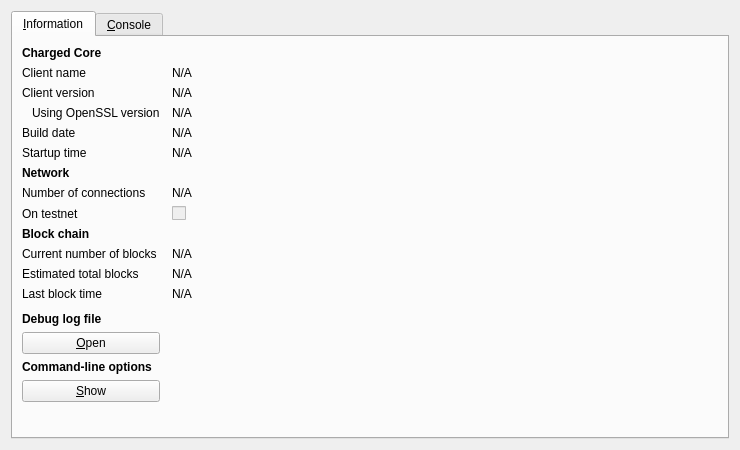
<?xml version="1.0" encoding="UTF-8"?>
<ui version="4.0">
 <class>RPCConsole</class>
 <widget class="QDialog" name="RPCConsole">
  <property name="geometry">
   <rect>
    <x>0</x>
    <y>0</y>
    <width>740</width>
    <height>450</height>
   </rect>
  </property>
  <property name="windowTitle">
   <string>Charged - Debug window</string>
  </property>
  <layout class="QVBoxLayout" name="verticalLayout_2">
   <item>
    <widget class="QTabWidget" name="tabWidget">
     <property name="currentIndex">
      <number>0</number>
     </property>
     <widget class="QWidget" name="tab_info">
      <attribute name="title">
       <string>&amp;Information</string>
      </attribute>
      <layout class="QGridLayout" name="gridLayout" columnstretch="0,1">
       <property name="horizontalSpacing">
        <number>12</number>
       </property>
       <item row="0" column="0">
        <widget class="QLabel" name="label_9">
         <property name="font">
          <font>
           <weight>75</weight>
           <bold>true</bold>
          </font>
         </property>
         <property name="text">
          <string>Charged Core</string>
         </property>
        </widget>
       </item>
       <item row="1" column="0">
        <widget class="QLabel" name="label_5">
         <property name="text">
          <string>Client name</string>
         </property>
        </widget>
       </item>
       <item row="1" column="1">
        <widget class="QLabel" name="clientName">
         <property name="cursor">
          <cursorShape>IBeamCursor</cursorShape>
         </property>
         <property name="text">
          <string>N/A</string>
         </property>
         <property name="textFormat">
          <enum>Qt::PlainText</enum>
         </property>
         <property name="textInteractionFlags">
          <set>Qt::LinksAccessibleByMouse|Qt::TextSelectableByKeyboard|Qt::TextSelectableByMouse</set>
         </property>
        </widget>
       </item>
       <item row="2" column="0">
        <widget class="QLabel" name="label_6">
         <property name="text">
          <string>Client version</string>
         </property>
        </widget>
       </item>
       <item row="2" column="1">
        <widget class="QLabel" name="clientVersion">
         <property name="cursor">
          <cursorShape>IBeamCursor</cursorShape>
         </property>
         <property name="text">
          <string>N/A</string>
         </property>
         <property name="textFormat">
          <enum>Qt::PlainText</enum>
         </property>
         <property name="textInteractionFlags">
          <set>Qt::LinksAccessibleByMouse|Qt::TextSelectableByKeyboard|Qt::TextSelectableByMouse</set>
         </property>
        </widget>
       </item>
       <item row="3" column="0">
        <widget class="QLabel" name="label_14">
         <property name="text">
          <string>Using OpenSSL version</string>
         </property>
         <property name="indent">
          <number>10</number>
         </property>
        </widget>
       </item>
       <item row="3" column="1">
        <widget class="QLabel" name="openSSLVersion">
         <property name="cursor">
          <cursorShape>IBeamCursor</cursorShape>
         </property>
         <property name="text">
          <string>N/A</string>
         </property>
         <property name="textFormat">
          <enum>Qt::PlainText</enum>
         </property>
         <property name="textInteractionFlags">
          <set>Qt::LinksAccessibleByMouse|Qt::TextSelectableByKeyboard|Qt::TextSelectableByMouse</set>
         </property>
        </widget>
       </item>
       <item row="4" column="0">
        <widget class="QLabel" name="label_12">
         <property name="text">
          <string>Build date</string>
         </property>
        </widget>
       </item>
       <item row="4" column="1">
        <widget class="QLabel" name="buildDate">
         <property name="cursor">
          <cursorShape>IBeamCursor</cursorShape>
         </property>
         <property name="text">
          <string>N/A</string>
         </property>
         <property name="textFormat">
          <enum>Qt::PlainText</enum>
         </property>
         <property name="textInteractionFlags">
          <set>Qt::LinksAccessibleByMouse|Qt::TextSelectableByKeyboard|Qt::TextSelectableByMouse</set>
         </property>
        </widget>
       </item>
       <item row="5" column="0">
        <widget class="QLabel" name="label_13">
         <property name="text">
          <string>Startup time</string>
         </property>
        </widget>
       </item>
       <item row="5" column="1">
        <widget class="QLabel" name="startupTime">
         <property name="cursor">
          <cursorShape>IBeamCursor</cursorShape>
         </property>
         <property name="text">
          <string>N/A</string>
         </property>
         <property name="textFormat">
          <enum>Qt::PlainText</enum>
         </property>
         <property name="textInteractionFlags">
          <set>Qt::LinksAccessibleByMouse|Qt::TextSelectableByKeyboard|Qt::TextSelectableByMouse</set>
         </property>
        </widget>
       </item>
       <item row="6" column="0">
        <widget class="QLabel" name="label_11">
         <property name="font">
          <font>
           <weight>75</weight>
           <bold>true</bold>
          </font>
         </property>
         <property name="text">
          <string>Network</string>
         </property>
        </widget>
       </item>
       <item row="7" column="0">
        <widget class="QLabel" name="label_7">
         <property name="text">
          <string>Number of connections</string>
         </property>
        </widget>
       </item>
       <item row="7" column="1">
        <widget class="QLabel" name="numberOfConnections">
         <property name="cursor">
          <cursorShape>IBeamCursor</cursorShape>
         </property>
         <property name="text">
          <string>N/A</string>
         </property>
         <property name="textFormat">
          <enum>Qt::PlainText</enum>
         </property>
         <property name="textInteractionFlags">
          <set>Qt::LinksAccessibleByMouse|Qt::TextSelectableByKeyboard|Qt::TextSelectableByMouse</set>
         </property>
        </widget>
       </item>
       <item row="8" column="0">
        <widget class="QLabel" name="label_8">
         <property name="text">
          <string>On testnet</string>
         </property>
        </widget>
       </item>
       <item row="8" column="1">
        <widget class="QCheckBox" name="isTestNet">
         <property name="enabled">
          <bool>false</bool>
         </property>
         <property name="text">
          <string/>
         </property>
        </widget>
       </item>
       <item row="9" column="0">
        <widget class="QLabel" name="label_10">
         <property name="font">
          <font>
           <weight>75</weight>
           <bold>true</bold>
          </font>
         </property>
         <property name="text">
          <string>Block chain</string>
         </property>
        </widget>
       </item>
       <item row="10" column="0">
        <widget class="QLabel" name="label_3">
         <property name="text">
          <string>Current number of blocks</string>
         </property>
        </widget>
       </item>
       <item row="10" column="1">
        <widget class="QLabel" name="numberOfBlocks">
         <property name="cursor">
          <cursorShape>IBeamCursor</cursorShape>
         </property>
         <property name="text">
          <string>N/A</string>
         </property>
         <property name="textFormat">
          <enum>Qt::PlainText</enum>
         </property>
         <property name="textInteractionFlags">
          <set>Qt::LinksAccessibleByMouse|Qt::TextSelectableByKeyboard|Qt::TextSelectableByMouse</set>
         </property>
        </widget>
       </item>
       <item row="11" column="0">
        <widget class="QLabel" name="label_4">
         <property name="text">
          <string>Estimated total blocks</string>
         </property>
        </widget>
       </item>
       <item row="11" column="1">
        <widget class="QLabel" name="totalBlocks">
         <property name="cursor">
          <cursorShape>IBeamCursor</cursorShape>
         </property>
         <property name="text">
          <string>N/A</string>
         </property>
         <property name="textFormat">
          <enum>Qt::PlainText</enum>
         </property>
         <property name="textInteractionFlags">
          <set>Qt::LinksAccessibleByMouse|Qt::TextSelectableByKeyboard|Qt::TextSelectableByMouse</set>
         </property>
        </widget>
       </item>
       <item row="12" column="0">
        <widget class="QLabel" name="label_2">
         <property name="text">
          <string>Last block time</string>
         </property>
        </widget>
       </item>
       <item row="12" column="1">
        <widget class="QLabel" name="lastBlockTime">
         <property name="cursor">
          <cursorShape>IBeamCursor</cursorShape>
         </property>
         <property name="text">
          <string>N/A</string>
         </property>
         <property name="textFormat">
          <enum>Qt::PlainText</enum>
         </property>
         <property name="textInteractionFlags">
          <set>Qt::LinksAccessibleByMouse|Qt::TextSelectableByKeyboard|Qt::TextSelectableByMouse</set>
         </property>
        </widget>
       </item>
       <item row="13" column="0">
        <spacer name="verticalSpacer_2">
         <property name="orientation">
          <enum>Qt::Vertical</enum>
         </property>
         <property name="sizeHint" stdset="0">
          <size>
           <width>20</width>
           <height>20</height>
          </size>
         </property>
        </spacer>
       </item>
       <item row="14" column="0">
        <widget class="QLabel" name="labelDebugLogfile">
         <property name="font">
          <font>
           <weight>75</weight>
           <bold>true</bold>
          </font>
         </property>
         <property name="text">
          <string>Debug log file</string>
         </property>
        </widget>
       </item>
       <item row="15" column="0">
        <widget class="QPushButton" name="openDebugLogfileButton">
         <property name="toolTip">
          <string>Open the Charged debug log file from the current data directory. This can take a few seconds for large log files.</string>
         </property>
         <property name="text">
          <string>&amp;Open</string>
         </property>
         <property name="autoDefault">
          <bool>false</bool>
         </property>
        </widget>
       </item>
       <item row="16" column="0">
        <widget class="QLabel" name="labelCLOptions">
         <property name="font">
          <font>
           <weight>75</weight>
           <bold>true</bold>
          </font>
         </property>
         <property name="text">
          <string>Command-line options</string>
         </property>
        </widget>
       </item>
       <item row="17" column="0">
        <widget class="QPushButton" name="showCLOptionsButton">
         <property name="toolTip">
          <string>Show the Charged-Qt help message to get a list with possible Charged command-line options.</string>
         </property>
         <property name="text">
          <string>&amp;Show</string>
         </property>
         <property name="autoDefault">
          <bool>false</bool>
         </property>
        </widget>
       </item>
       <item row="18" column="0">
        <spacer name="verticalSpacer">
         <property name="orientation">
          <enum>Qt::Vertical</enum>
         </property>
         <property name="sizeHint" stdset="0">
          <size>
           <width>20</width>
           <height>40</height>
          </size>
         </property>
        </spacer>
       </item>
      </layout>
     </widget>
     <widget class="QWidget" name="tab_console">
      <attribute name="title">
       <string>&amp;Console</string>
      </attribute>
      <layout class="QVBoxLayout" name="verticalLayout_3">
       <property name="spacing">
        <number>3</number>
       </property>
       <item>
        <widget class="QTextEdit" name="messagesWidget">
         <property name="minimumSize">
          <size>
           <width>0</width>
           <height>100</height>
          </size>
         </property>
         <property name="readOnly">
          <bool>true</bool>
         </property>
         <property name="tabKeyNavigation" stdset="0">
          <bool>false</bool>
         </property>
         <property name="columnCount" stdset="0">
          <number>2</number>
         </property>
        </widget>
       </item>
       <item>
        <layout class="QHBoxLayout" name="horizontalLayout">
         <property name="spacing">
          <number>3</number>
         </property>
         <item>
          <widget class="QLabel" name="label">
           <property name="text">
            <string notr="true">&gt;</string>
           </property>
          </widget>
         </item>
         <item>
          <widget class="QLineEdit" name="lineEdit"/>
         </item>
         <item>
          <widget class="QPushButton" name="clearButton">
           <property name="maximumSize">
            <size>
             <width>24</width>
             <height>24</height>
            </size>
           </property>
           <property name="toolTip">
            <string>Clear console</string>
           </property>
           <property name="text">
            <string/>
           </property>
           <property name="icon">
            <iconset resource="../bitcoin.qrc">
             <normaloff>:/icons/remove</normaloff>:/icons/remove</iconset>
           </property>
           <property name="shortcut">
            <string notr="true">Ctrl+L</string>
           </property>
           <property name="autoDefault">
            <bool>false</bool>
           </property>
          </widget>
         </item>
        </layout>
       </item>
      </layout>
     </widget>
    </widget>
   </item>
  </layout>
 </widget>
 <resources>
  <include location="../bitcoin.qrc"/>
 </resources>
 <connections/>
</ui>
